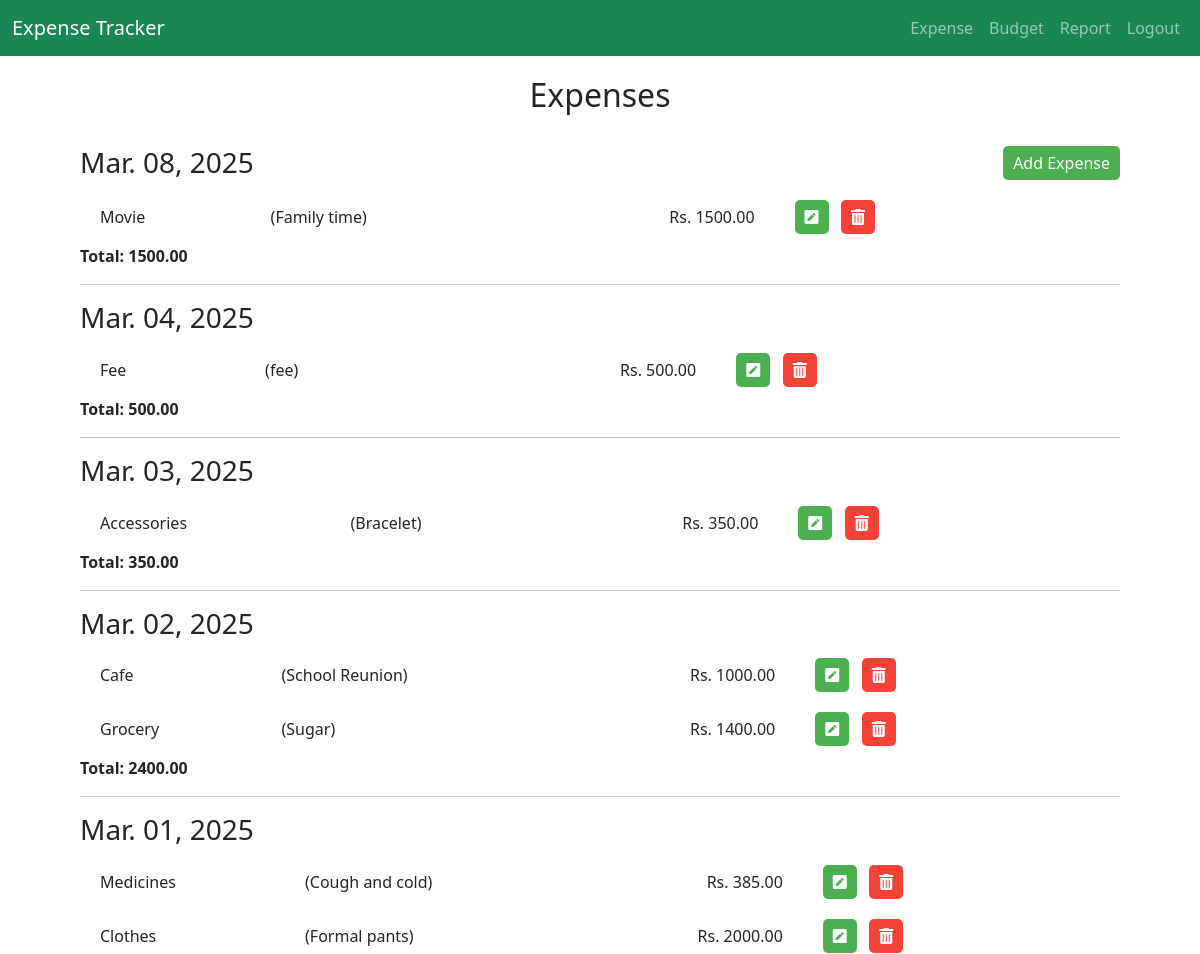
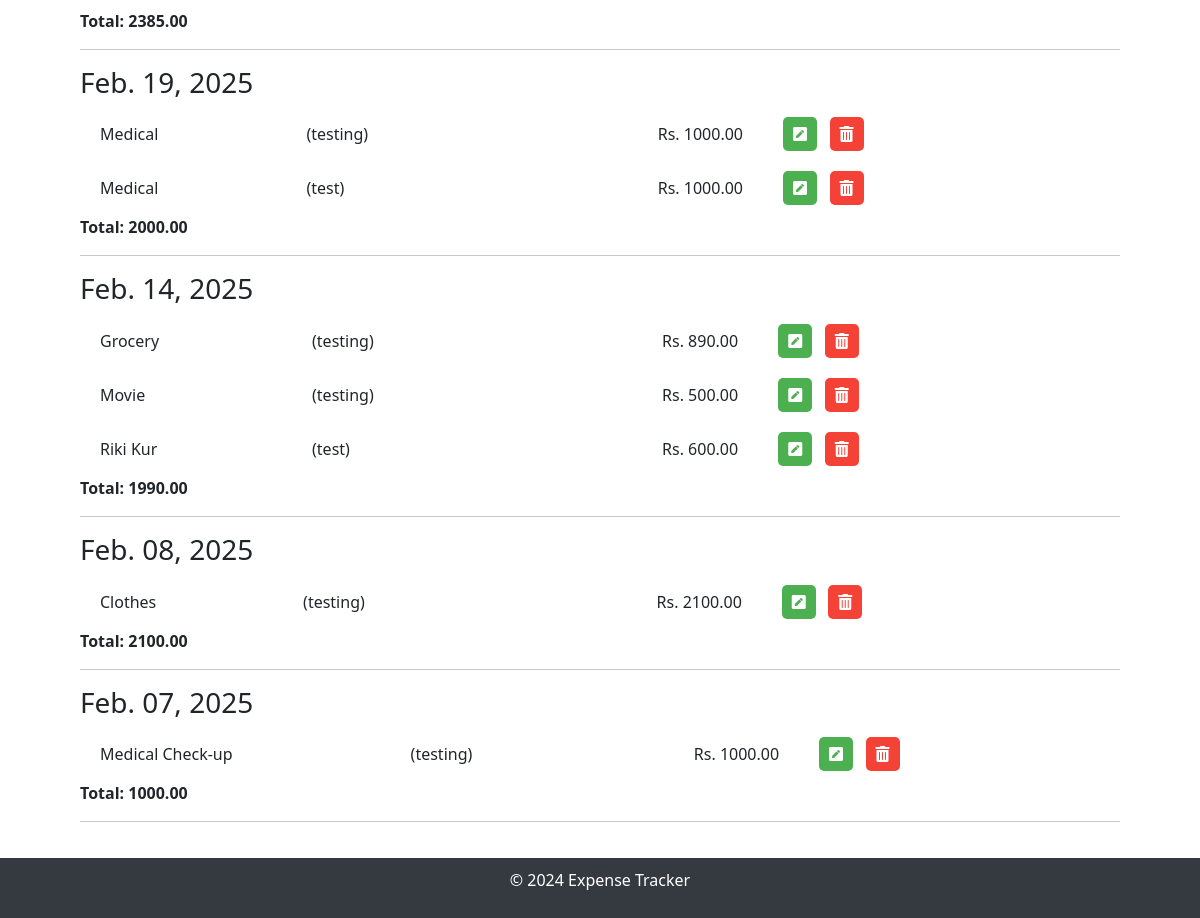
The app's page /expense/showexpense/ (signed in) with its own data (2 pictures, top to bottom).
### expense/models.py (models this page shows, shortened)
class Expense(models.Model):
    CATEGORY = (
        ('', 'Select Category'),
        ('Clothing & Accessories', 'Clothing & Accessories'),
        ('Education', 'Education'),
        ('Entertainment', 'Entertainment'),
        ('Food', 'Food'),
        ('Health', 'Health'),
        ('Miscellaneous', 'Miscellaneous'),
        ('Others', 'Others'),
        ('Personal Care', 'Personal Care'),
        ('Transport', 'Transport'),
        ('Utilities', 'Utilities')
    )
    user = models.ForeignKey(User, on_delete=models.CASCADE)
    name = models.CharField(max_length=200, null=True)
    category = models.CharField(max_length=200, choices=CATEGORY, default=1)
    amount = models.DecimalField(max_digits=10, decimal_places=2)
    description = models.TextField(null=True, blank=True)
    date = models.DateField()

### expense/views.py (the view)
# urls.py: path('showexpense/', views.expense_list, name='expense_list'),
@login_required
def expense_list(request):
    expenses = Expense.objects.filter(user=request.user).order_by('-date')
    grouped_expenses = defaultdict(list)
    for expense in expenses:
        grouped_expenses[expense.date].append(expense)
    expenses_with_totals = [
        {
            "date": date,
            "expenses": grouped_expenses[date],
            "total": sum(exp.amount for exp in grouped_expenses[date])
        }
        for date in sorted(grouped_expenses.keys(), reverse=True)
    ]
    return render(request, 'expense/expense_list.html', {
        'expenses_with_totals': expenses_with_totals
    })

### expense/templates/expense/expense_list.html (shortened to what this page needs)
{% extends 'layout.html' %}
{% block content %}
<div class="list-container">
    <h2 style="text-align: center;">Expenses</h2><br>
    <a href="{% url 'add_expense' %}" class="btn btn-primary" style="float: right; margin-bottom: 10px;">Add Expense</a>
    {% for group in expenses_with_totals %}
        <h3>{{ group.date|date:"M. d, Y" }}</h3>
        <table>
            <tbody>
                {% for expense in group.expenses %}
                <tr>
                    <td>{{ expense.name }}</td>
                    <td>({{ expense.description }})</td>
                    <td class="table-text-right">Rs. {{ expense.amount }}</td>
                    <td>
                        <a href="/expense/updateexpense/{{ expense.id }}" class="btn btn-primary">
                            <i class="fas fa-pen-square"></i>
                        </a>
                        <a href="/expense/deleteexpense/{{ expense.id }}" class="btn btn-danger" onclick="return confirm('Are you sure you want to delete this expense?')">
                            <i class="fas fa-trash-alt"></i>
                        </a>
                    </td>
                </tr>
                {% endfor %}
            </tbody>
        </table>
        <strong>Total: {{ group.total }}</strong>
        <hr>
    {% endfor %}
</div>
{% endblock %}

### expense/templates/layout.html (style rules this page uses)
table { width: 90%; border-spacing: 0 10px; }
table td { padding: 10px 20px; border: none; }
.table-text-right { text-align: right; }
.btn-primary { background-color: #4CAF50; color: white; border: none; padding: 5px 10px; border-radius: 5px; cursor: pointer; text-decoration: none; }
.btn-danger { background-color: #f44336; color: white; border: none; padding: 5px 10px; border-radius: 5px; cursor: pointer; text-decoration: none; }
.list-container { padding: 20px 80px; }

### records on screen
Expense: date "Mar. 08, 2025", name "Movie", description "Family time", amount "1500.00"
Expense: date "Mar. 04, 2025", name "Fee", description "fee", amount "500.00"
Expense: date "Mar. 03, 2025", name "Accessories", description "Bracelet", amount "350.00"
Expense: date "Mar. 02, 2025", name "Cafe", description "School Reunion", amount "1000.00"
Expense: name "Grocery", description "Sugar", amount "1400.00"
Expense: date "Mar. 01, 2025", name "Medicines", description "Cough and cold", amount "385.00"
Expense: name "Clothes", description "Formal pants", amount "2000.00"
Expense: date "Feb. 19, 2025", name "Medical", description "testing", amount "1000.00"
Expense: name "Medical", description "test", amount "1000.00"
Expense: date "Feb. 14, 2025", name "Grocery", description "testing", amount "890.00"
Expense: name "Movie", description "testing", amount "500.00"
Expense: name "Riki Kur", description "test", amount "600.00"
Expense: date "Feb. 08, 2025", name "Clothes", description "testing", amount "2100.00"
Expense: date "Feb. 07, 2025", name "Medical Check-up", description "testing", amount "1000.00"

### other values on screen
{{ group.total }} "1500.00" "500.00" "350.00" "2400.00" "2385.00" "2000.00" "1990.00" "2100.00" "1000.00"
